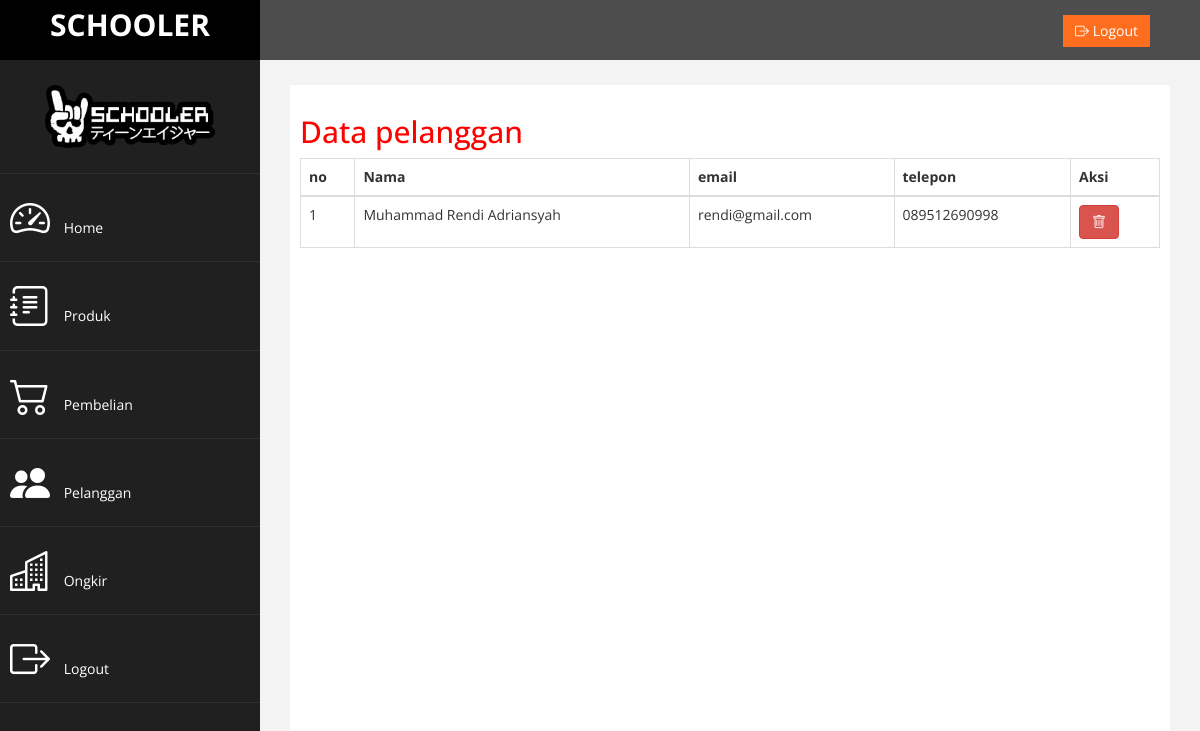
Screenshot of /tshop/admin/index.php?halaman=pelanggan (signed in) with the database file from the repository.
### tables this page shows
CREATE TABLE `pelanggan` (
  `id_pelanggan` int(11) NOT NULL,
  `email_pelanggan` varchar(100) NOT NULL,
  `password_pelanggan` varchar(50) NOT NULL,
  `nama_pelanggan` varchar(100) NOT NULL,
  `telepon_pelanggan` varchar(25) NOT NULL,
  `alamat_pelanggan` text NOT NULL
);

### tshop/admin/pelanggan.php (the view)
<h2>Data pelanggan</h2>
<table class="table table-bordered">
    <thead>
        <tr>
            <th>no</th>
            <th>Nama</th>
            <th>email</th>
            <th>telepon</th>
            <th>Aksi</th>
        </tr>
    </thead>
    <tbody>
        <?php $nomor = 1; ?>
        <?php $ambil = $koneksi->query("SELECT * FROM pelanggan"); ?>
        <?php while ($pecah = $ambil->fetch_assoc()) { ?>
            <tr>
                <td><?php echo $nomor; ?></td>
                <td><?php echo $pecah['nama_pelanggan']; ?></td>
                <td><?php echo $pecah['email_pelanggan']; ?></td>
                <td><?php echo $pecah['telepon_pelanggan']; ?></td>
                <td>
                    <a href="proses_pelanggan.php?action=hapus&id=<?php echo $pecah['id_pelanggan']; ?>" class="btn btn-danger"> <i class="bi bi-trash"></i></a>
                </td>
            </tr>
            <?php $nomor++; ?>
        <?php } ?>
    </tbody>
</table>

### tshop/admin/assets/css/custom.css (style rules this page uses)
body { font-family: 'Open Sans', sans-serif; }
h2 { color: #f00; }

### rows the page displays
pelanggan: nama_pelanggan "Muhammad Rendi Adriansyah", email_pelanggan "rendi@gmail.com", telepon_pelanggan "089512690998"
